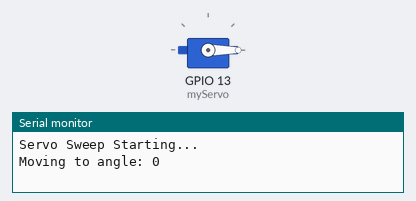
Bench run of a sketch on a simulated ESP32. Shown: servo, the last lines printed to the serial monitor.

Above: at 0.05 s.
At 1.25 s:
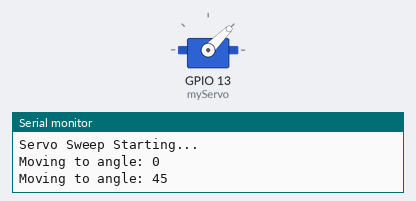
At 2.5 s:
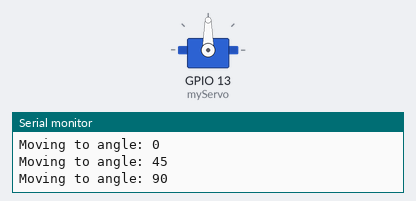
At 5.0 s:
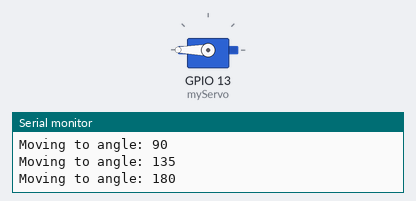
Timing chart, 0 to 6.5 s (numbered marks = the images above):
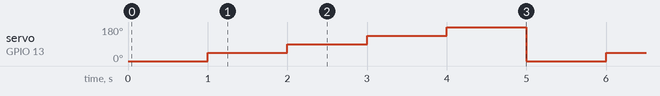

The sketch:

Reciver.ino
```cpp
#include <ESP32Servo.h>

Servo myServo;

int angles[] = {0, 45, 90, 135, 180};  // Angles to sweep
int numAngles = sizeof(angles) / sizeof(angles[0]);

void setup() {
  Serial.begin(115200);
  myServo.setPeriodHertz(50);           // Standard 50Hz servo PWM
  myServo.attach(13, 500, 2400);        // GPIO13, min and max pulse width

  Serial.println("Servo Sweep Starting...");
}

void loop() {
  for (int i = 0; i < numAngles; i++) {
    myServo.write(angles[i]);           // Move servo
    Serial.print("Moving to angle: ");
    Serial.println(angles[i]);
    delay(1000);                        // Wait 1 second
  }
}
```

Measured:
- by itself, servo on GPIO 13 (myServo): repeats every 5.0 s: 90° 1.0 s, 135° 1.0 s, 180° 1.0 s, 0° 1.0 s, 45° 1.0 s
